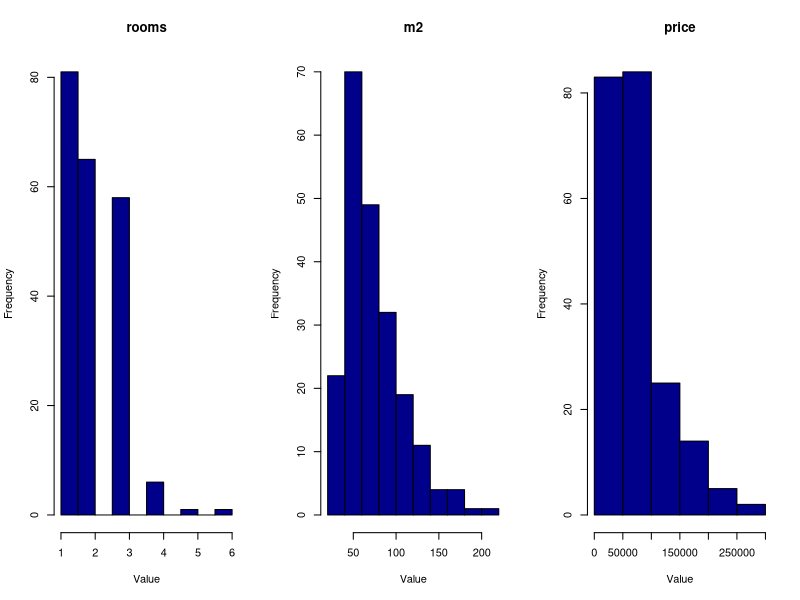
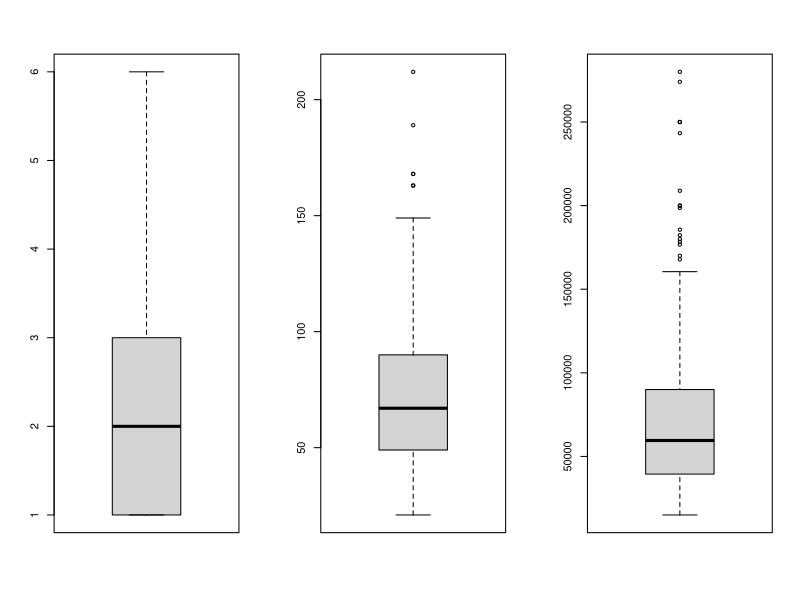
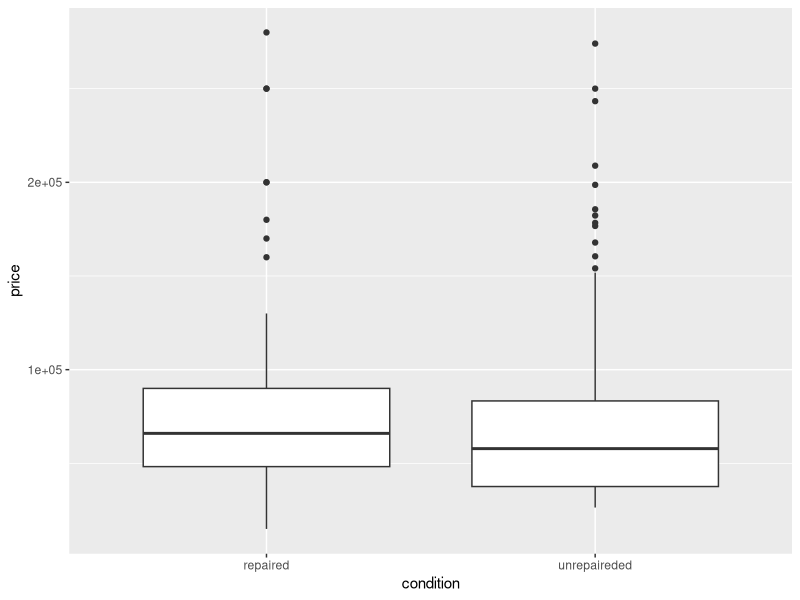
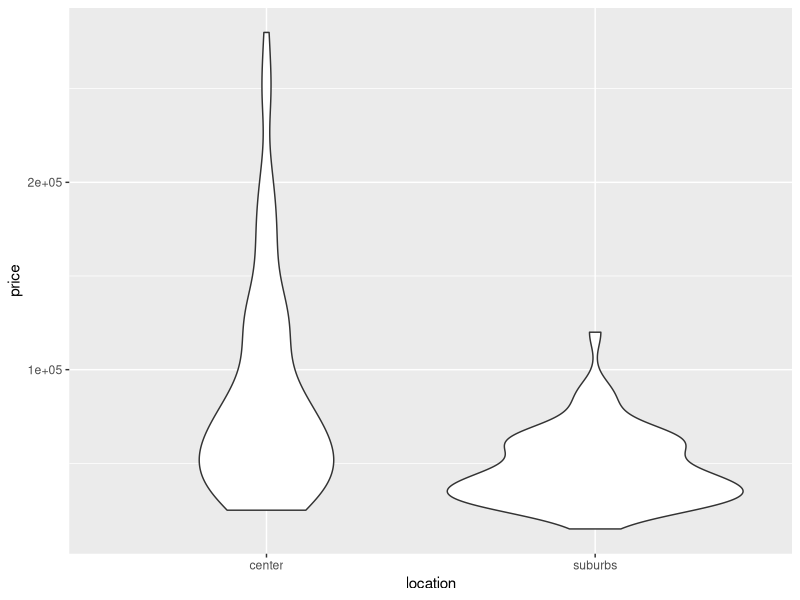
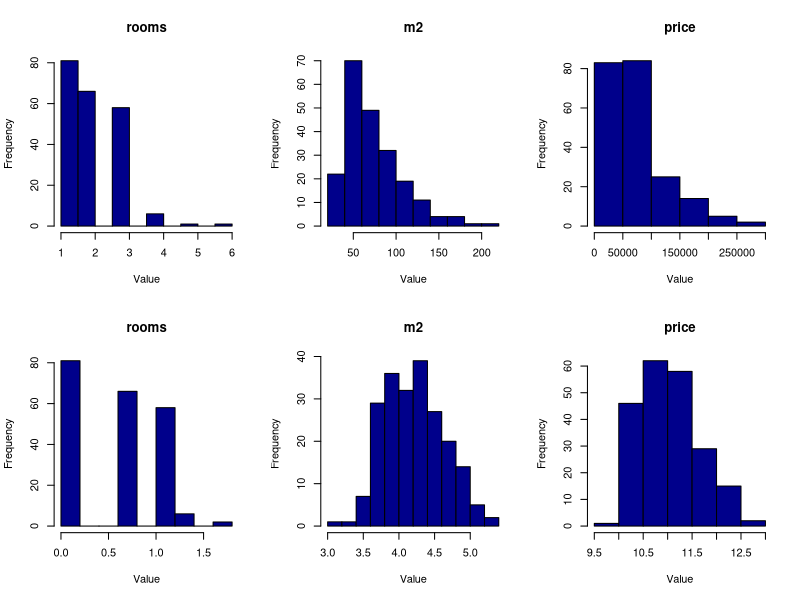

The R script that drew these images, in order:
# DATA PREPARATION

# Download data
f <- read.csv2('Data/flats.csv', header = TRUE, encoding = 'UNICOD')
library (psych)
describe(f)

## Remove mistakes

f <- f[f$price < 300000, ]
f <- f[f$price > 10000, ]
describe(f[,c('rooms','m2','price')])

# Visualising

## Histogram

library(ggplot2)
par(mfrow = c(1, 3))
hist(f$rooms, col = 'dark blue', main = 'rooms', xlab = 'Value')
hist(f$m2, col = 'dark blue', main = 'm2', xlab = 'Value')
hist(f$price, col = 'dark blue', main = 'price', xlab = 'Value')


## Box-plot

par(mfrow = c(1, 3))
boxplot(f$rooms)
boxplot(f$m2)
boxplot(f$price)


## Box-plot

qplot(data = f, 
      x = condition, 
      y = price, 
      geom = "boxplot")
qplot(data = f, 
      x = location, 
      y = price, 
      geom = "violin")


# Preprocessing

## Factors as numeric

f$location <- as.numeric(as.factor(f$location))-1
f$condition <- as.numeric(as.factor(f$condition))-1
f$type <- as.numeric(as.factor(f$type))-1


## Missing data

f$rooms <- ifelse(is.na(f$rooms),round(mean(f$rooms,na.rm = TRUE)),f$rooms)
f$type <- ifelse(is.na(f$type),round(mean(f$type,na.rm = TRUE)),f$type)


# Visualising

library(ggplot2)
par(mfrow = c(2, 3))
hist(f$rooms, col = 'dark blue', main = 'rooms', xlab = 'Value')
hist(f$m2, col = 'dark blue', main = 'm2', xlab = 'Value')
hist(f$price, col = 'dark blue', main = 'price', xlab = 'Value')
hist(log(f$rooms), col = 'dark blue', main = 'rooms', xlab = 'Value')
hist(log(f$m2), col = 'dark blue', main = 'm2', xlab = 'Value')
hist(log(f$price), col = 'dark blue', main = 'price', xlab = 'Value')


## Log

f$rooms <- log(f$rooms)
f$m2 <- log(f$m2)
f$price <- log(f$price)
describe(f[,c('rooms','m2','price')])


## Replace ejections with max (no need)

f$rooms <- ifelse(f$rooms < mean(f$rooms)+sd(f$rooms)*3,f$rooms,mean(f$rooms)+sd(f$rooms)*3)
f$rooms <- ifelse(f$rooms > mean(f$rooms)-sd(f$rooms)*3,f$rooms,mean(f$rooms)-sd(f$rooms)*3)

f$price <- ifelse(f$price < mean(f$price)+sd(f$price)*3,f$price,mean(f$price)+sd(f$price)*3)
f$price <- ifelse(f$price > mean(f$price)-sd(f$price)*3,f$price,mean(f$price)-sd(f$price)*3)

f$m2 <- ifelse(f$m2 < mean(f$m2)+sd(f$m2)*3,f$m2,mean(f$m2)+sd(f$m2)*3)
f$m2 <- ifelse(f$m2 > mean(f$m2)-sd(f$m2)*3,f$m2,mean(f$m2)-sd(f$m2)*3)

describe(f[,c('rooms','m2','price')])


# Splitting the dataset into the TRAIN set and TEST set

set.seed(123)
library(caTools)
split = sample.split(f$price, SplitRatio = 0.8)
f_train = subset(f, split == TRUE)
f_test = subset(f, split == FALSE)
#Write prepared data to the file
write.csv2(f_train, file = "Data/flats_train.csv")
write.csv2(f_test, file = "Data/flats_test.csv")
